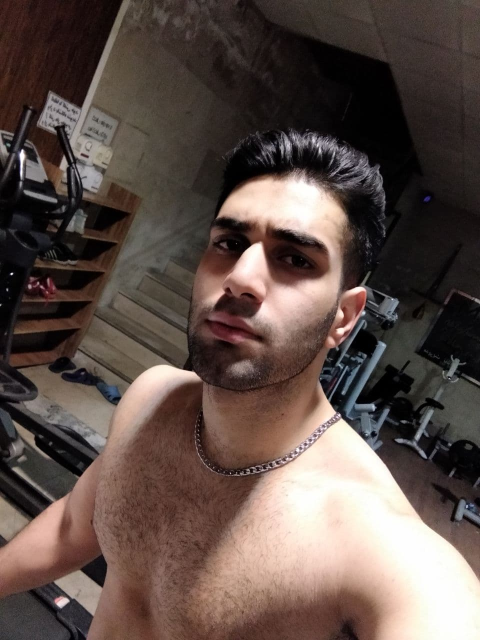
#> input picture image.jpg, 960 x 1280 px (shown at 1/2 size)
$ python cv2-17-affine-none-affine.py
#> lines starting #> are read from the running program, lines starting #| are printed output that depends on the picture
from cv2 import cv2
import numpy as np
import matplotlib.pyplot as plt

image = cv2.imread("./image.jpg")
#> image is the input picture: shape (1280, 960, 3); mean B, G, R 72.8, 78.9, 94.2

cv2.imshow("Original", image)
cv2.waitKey()

# Cordinates of the 4 corners of the original image
points_A = np.float32([[230, 15], [700, 215], [85, 610], [530, 780]])

# Cordinates of the 4 corners of the desidred output
# We use a ratio of an A4 Paer 1 : 1.41
points_B = np.float32([[0, 0], [420, 0], [0, 594], [420, 594]])

# Use the two sets of four points to compute
# the Perspective Transformation matrix, M
M = cv2.getPerspectiveTransform(points_A, points_B)

warped = cv2.warpPerspective(image, M, (420, 594))
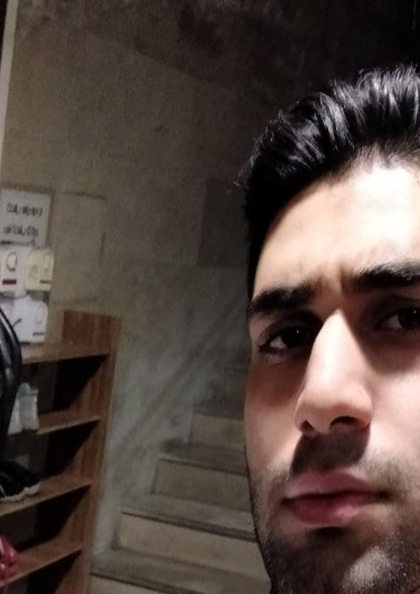
#> warped: shape (594, 420, 3); mean B, G, R 64, 70.5, 83.7

cv2.imshow("warpPerspective", warped)
cv2.waitKey()
cv2.destroyAllWindows()
